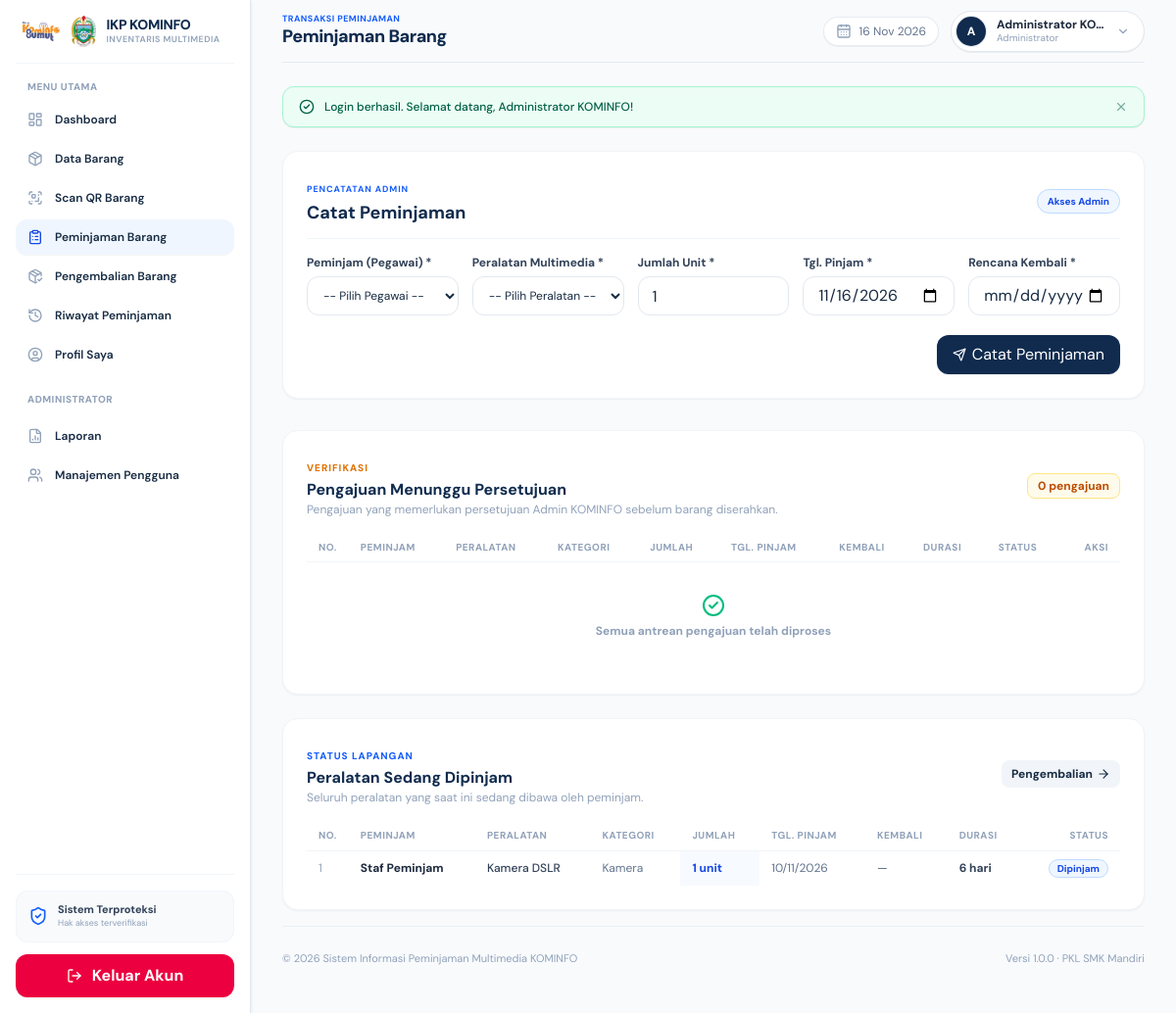
Screenshot of /peminjaman/index.php (signed in) with the database file from the repository.
### tables this page shows
CREATE TABLE peminjaman (
    id INT UNSIGNED AUTO_INCREMENT PRIMARY KEY,
    user_id INT UNSIGNED NOT NULL,
    barang_id INT UNSIGNED NOT NULL,
    jumlah INT UNSIGNED NOT NULL DEFAULT 1,
    tanggal_pinjam DATE NOT NULL,
    tanggal_kembali DATE NULL,
    status VARCHAR(50) NOT NULL DEFAULT 'menunggu persetujuan',
    created_at TIMESTAMP NOT NULL DEFAULT CURRENT_TIMESTAMP,

    CONSTRAINT fk_peminjaman_user
        FOREIGN KEY (user_id)
        REFERENCES users(id)
        ON UPDATE CASCADE
        ON DELETE RESTRICT,

    CONSTRAINT fk_peminjaman_barang
        FOREIGN KEY (barang_id)
        REFERENCES barang(id)
        ON UPDATE CASCADE
        ON DELETE RESTRICT,

    INDEX idx_peminjaman_status (status),
    INDEX idx_peminjaman_created (created_at)
);

CREATE TABLE users (
    id INT UNSIGNED AUTO_INCREMENT PRIMARY KEY,
    nama VARCHAR(150) NOT NULL,
    username VARCHAR(50) NOT NULL UNIQUE,
    password VARCHAR(255) NOT NULL,
    role ENUM('admin', 'peminjam') NOT NULL DEFAULT 'peminjam',
    status ENUM('aktif', 'nonaktif') NOT NULL DEFAULT 'aktif',
    foto VARCHAR(255) NULL DEFAULT NULL,
    created_at TIMESTAMP NOT NULL DEFAULT CURRENT_TIMESTAMP
);

CREATE TABLE barang (
    id INT UNSIGNED AUTO_INCREMENT PRIMARY KEY,
    nama_barang VARCHAR(150) NOT NULL,
    kategori VARCHAR(100) NOT NULL,
    jumlah INT UNSIGNED NOT NULL DEFAULT 0,
    kondisi VARCHAR(100) NOT NULL DEFAULT 'Baik',
    foto VARCHAR(255) NULL DEFAULT NULL,
    created_at TIMESTAMP NOT NULL DEFAULT CURRENT_TIMESTAMP
);

### peminjaman/index.php (the view, shortened to what the rows shown need)
<?php
require_once __DIR__ . '/../includes/bootstrap.php';
$userRole = $_SESSION['user']['role'] ?? 'peminjam';
$userId = (int) $_SESSION['user']['id'];
$dipinjamStmt = $pdo->prepare("
    SELECT p.id, u.nama AS nama_peminjam, b.nama_barang, b.kategori, p.jumlah, p.tanggal_pinjam, p.tanggal_kembali, p.status
    FROM peminjaman p
    JOIN users u ON u.id = p.user_id
    JOIN barang b ON b.id = p.barang_id
    WHERE p.status = 'dipinjam' " . ($userRole === 'peminjam' ? "AND p.user_id = :uid" : "") . "
    ORDER BY p.tanggal_pinjam DESC
");
if ($userRole === 'peminjam') {
    $dipinjamStmt->execute(['uid' => $userId]);
} else {
    $dipinjamStmt->execute();
}
$listDipinjam = $dipinjamStmt->fetchAll();
?>
<!doctype html>
<html lang="id">
<head>
    <script src="https://cdn.jsdelivr.net/npm/@tailwindcss/browser@4"></script>
    <link rel="stylesheet" href="../assets/css/style.css">
</head>
<body class="bg-slate-50 text-slate-800 antialiased min-h-screen">
    <?php require __DIR__ . '/../includes/sidebar.php'; ?>
    <div class="md:ml-64 px-3 sm:px-8 min-h-screen flex flex-col transition-all pb-6">
        <?php require __DIR__ . '/../includes/header.php'; ?>
        <main class="flex-1 flex flex-col gap-4 sm:gap-6">
            <section class="bg-white rounded-xl sm:rounded-2xl border border-slate-100 shadow-xs p-4 sm:p-6 mb-2">
                <div class="flex items-center justify-between gap-3 mb-4 pb-3 border-b border-slate-100">
                    <div>
                        <h2 class="text-base sm:text-lg font-bold text-[#102b4e]">
                            <?= $userRole === 'admin' ? 'Catat Peminjaman' : 'Ajukan Peminjaman Peralatan' ?>
                        </h2>
                    </div>
                </div>
            </section>
            <section class="bg-white rounded-xl sm:rounded-2xl border border-slate-100 shadow-xs p-4 sm:p-6">
                <div class="w-full overflow-hidden sm:overflow-x-auto">
                    <table class="w-full text-left text-xs border-collapse table-auto">
                        <thead>
                            <tr class="border-b border-slate-100 text-slate-400 font-bold uppercase text-[9px] sm:text-[10px] tracking-wider bg-slate-50/50 sm:bg-transparent">
                                <th class="py-2 px-3 w-10 hidden sm:table-cell">No.</th>
                                <th class="py-2 px-1.5 sm:px-3">Peminjam</th>
                                <th class="py-2 px-1.5 sm:px-3">Peralatan</th>
                                <th class="py-2 px-3 hidden md:table-cell">Kategori</th>
                                <th class="py-2 px-3 hidden sm:table-cell">Jumlah</th>
                                <th class="py-2 px-3 hidden sm:table-cell">Tgl. Pinjam</th>
                                <th class="py-2 px-3 hidden lg:table-cell">Kembali</th>
                                <th class="py-2 px-3 hidden md:table-cell">Durasi</th>
                                <th class="py-2 px-3 hidden sm:table-cell">Status</th>
                                <th class="py-2 px-1.5 sm:px-3 text-right">Aksi</th>
                            </tr>
                        </thead>
                    </table>
                </div>
            </section>
            <section class="bg-white rounded-xl sm:rounded-2xl border border-slate-100 shadow-xs p-4 sm:p-6 mb-4">
                <div class="w-full overflow-hidden sm:overflow-x-auto">
                    <table class="w-full text-left text-xs border-collapse table-auto">
                        <thead>
                            <tr class="border-b border-slate-100 text-slate-400 font-bold uppercase text-[9px] sm:text-[10px] tracking-wider">
                                <th class="py-2 px-3 w-10 hidden sm:table-cell">No.</th>
                                <th class="py-2 px-1.5 sm:px-3">Peminjam</th>
                                <th class="py-2 px-1.5 sm:px-3">Peralatan</th>
                                <th class="py-2 px-3 hidden md:table-cell">Kategori</th>
                                <th class="py-2 px-3 hidden sm:table-cell">Jumlah</th>
                                <th class="py-2 px-3 hidden sm:table-cell">Tgl. Pinjam</th>
                                <th class="py-2 px-3 hidden lg:table-cell">Kembali</th>
                                <th class="py-2 px-3 hidden md:table-cell">Durasi</th>
                                <th class="py-2 px-1.5 sm:px-3 text-right">Status</th>
                            </tr>
                        </thead>
                        <tbody class="divide-y divide-slate-100">
                            <?php if (!$listDipinjam): ?>
                                <tr>
                                    <td colspan="9" class="text-center py-8 text-slate-400">
                                        <div class="flex flex-col items-center justify-center gap-1.5">
                                            <i data-lucide="inbox" class="w-6 h-6 text-slate-300"></i>
                                            <span class="font-bold text-xs">Tidak ada barang yang sedang dipinjam</span>
                                        </div>
                                    </td>
                                </tr>
                            <?php else: ?>
                                <?php foreach ($listDipinjam as $i => $row): ?>
                                    <tr class="hover:bg-slate-50/60 transition">
                                        <td class="py-2 px-3 text-slate-400 hidden sm:table-cell"><?= $i + 1 ?></td>
                                        <td class="py-2 px-1.5 sm:px-3 font-bold text-slate-800">
                                            <div class="truncate max-w-[110px] sm:max-w-none text-xs"><?= e($row['nama_peminjam']) ?></div>
                                        </td>
                                        <td class="py-2 px-1.5 sm:px-3 font-medium text-slate-700">
                                            <div class="truncate max-w-[120px] sm:max-w-none text-xs"><?= e($row['nama_barang']) ?></div>
                                        </td>
                                        <td class="py-2 px-3 text-slate-500 hidden md:table-cell"><?= e($row['kategori']) ?></td>
                                        <td class="py-2 px-3 font-bold text-blue-700 bg-blue-50/50 hidden sm:table-cell"><?= (int) $row['jumlah'] ?> unit</td>
                                        <td class="py-2 px-3 text-slate-500 hidden sm:table-cell"><?= date('d/m/Y', strtotime($row['tanggal_pinjam'])) ?></td>
                                        <td class="py-2 px-3 text-slate-500 font-medium hidden lg:table-cell"><?= $row['tanggal_kembali'] ? date('d/m/Y', strtotime($row['tanggal_kembali'])) : '—' ?></td>
                                        <td class="py-2 px-3 font-bold text-slate-700 hidden md:table-cell"><?= hitung_durasi($row['tanggal_pinjam'], $row['tanggal_kembali']) ?> hari</td>
                                        <td class="py-2 px-1.5 sm:px-3 text-right">
                                            <span class="inline-flex items-center px-2 py-0.5 rounded-full text-[10px] font-bold bg-blue-50 text-blue-700 border border-blue-200 whitespace-nowrap">
                                                Dipinjam
                                            </span>
                                        </td>
                                    </tr>
                                <?php endforeach; ?>
                            <?php endif; ?>
                        </tbody>
                    </table>
                </div>
            </section>
        </main>
    </div>
</body>
</html>

### rows the page displays
peminjaman: user.nama "Staf Peminjam", barang.nama_barang "Kamera DSLR", barang.kategori "Kamera", jumlah "1", tanggal_pinjam "10/11/2026", tanggal_pinjam+tanggal_kembali "6"

### other values shown
$pageSubtitle "TRANSAKSI PEMINJAMAN"
$pageTitle "Peminjaman Barang"
substr($displayName, 0, 1) "A"
$displayName "Administrator KO…"
$roleLabel "Administrator"
$msg['message'] "Login berhasil. Selamat datang, Administrator KOMINFO!"
count($listPengajuan) "0"
